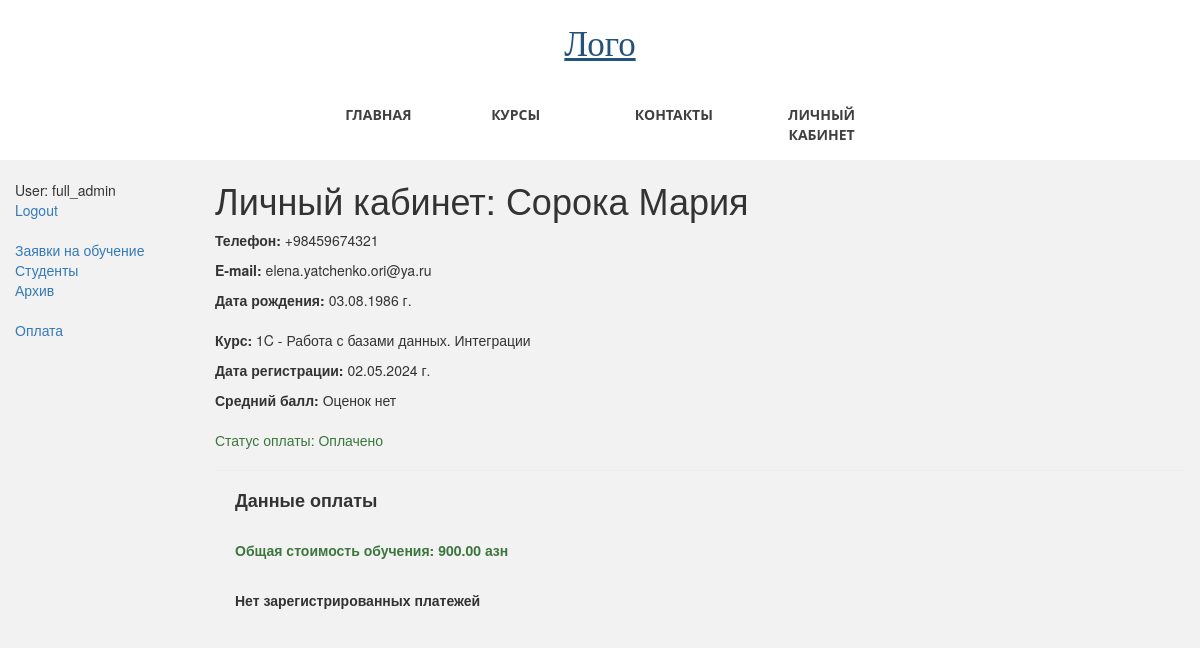
The page /main/profile/ (signed in) on the database as committed earlier.
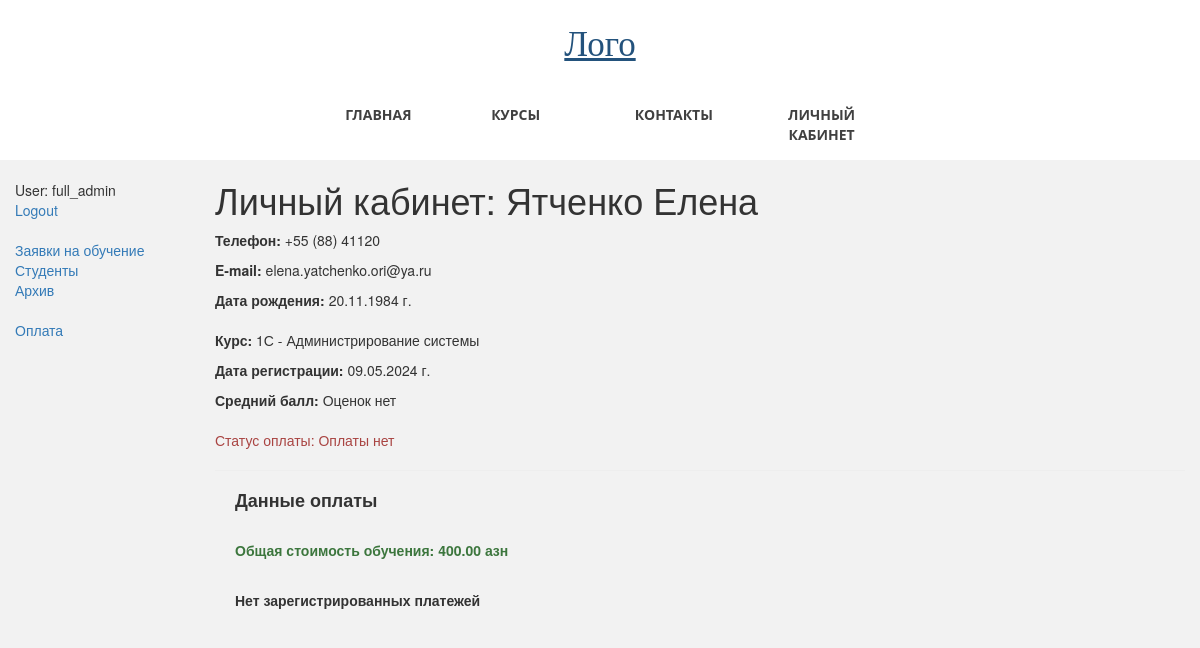
The same page on the database as committed later.
### students_app/models.py (models this page shows, shortened)
class Student(models.Model):
    related_user = models.ForeignKey(User, on_delete=models.CASCADE)
    name = models.CharField(verbose_name="Имя", max_length=50)
    surname = models.CharField(verbose_name="Фамилия", max_length=100)
    phone = models.CharField(verbose_name="Номер телефона", max_length=50)
    date_of_birth = models.DateField()
    course = models.ForeignKey(Course, on_delete=models.PROTECT)
    @property
    def full_name(self):
        return f"{self.surname} {self.name}"
    STUDENT_STATUS = [
        ("r", "requested"),
        ("a", "approved"),
        ("f", "finished"),
    ]
    status = models.CharField(
        max_length=50,
        choices=STUDENT_STATUS,
        default="r",
        help_text="Статус студента",
    )
    request_date = models.DateField(auto_now_add=True)
    reg_date = models.DateField(blank=True, null=True)
    marks = models.ManyToManyField(Mark, blank=True)
    is_paid = models.BooleanField(default=False)
    is_deleted = models.BooleanField(default=False)
    deleted = models.DateField(auto_now=True)
    def average_mark(self):
        mark_list = [int(mark.mark_value) for mark in self.marks.all()]
        if mark_list:
            return sum(mark_list) / len(mark_list)
        else:
            return "Оценок нет"
    class Meta:
        ordering = ["name"]

class Course(models.Model):
    name = models.CharField(max_length=200)
    category = models.ForeignKey(
        Category, on_delete=models.SET_NULL, null=True)
    summary = models.TextField(
        max_length=1000, help_text="Краткое описание курса")
    lasting = models.IntegerField(
        default=1, help_text="Продолжительность курса, в месяцах"
    )
    is_selected = models.BooleanField(default=False)
    cost = models.DecimalField(
        max_digits=8, decimal_places=2, help_text="Стоимость в месяц, азн"
    )
    added = models.DateField(auto_now_add=True)
    rating = models.DecimalField(
        max_digits=3, decimal_places=2, blank=True, null=True)
    is_deleted = models.BooleanField(default=False)
    deleted = models.DateField(auto_now=True)
    views_num = models.IntegerField(default=0)
    def total_cost(self):
        return self.lasting * self.cost
    class Meta:
        ordering = ["-name"]
    def __str__(self):
        return self.name

### students_app/views.py (the view)
# urls.py: path("profile/", views.profile, name="profile"),
@login_required
def profile(request):
    student = Student.objects.filter(related_user=request.user).first()
    return render(
        request,
        "students_app/profile.html",
        context={"student": student},
    )

### students_app/templates/students_app/profile.html
{% extends "base.html" %}
{% block content %}
<h1>Личный кабинет: {{ student.full_name }}</h1>
<p><strong>Телефон:</strong> {{student.phone}}</p>
<p><strong>E-mail:</strong> {{student.related_user.email}}</p>
<p><strong>Дата рождения:</strong> {{student.date_of_birth|date:"d.m.Y"}} г.</p>
{% if student.status == 'r' %}
<br>
<h4><strong>Ваша заявка находится на рассмотрении</strong></h4>
<p><strong>Дата подачи заявки:</strong> {{student.request_date|date:"d.m.Y"}} г.</p>
{% else %}
<div style="margin-top:20px; margin-bottom:20px;">
    <p><strong>Курс:</strong> {{student.course }}</p>
    <p><strong>Дата регистрации:</strong> {{student.reg_date|date:"d.m.Y"}} г.</p>
    <p><strong>Средний балл:</strong> {{student.average_mark}}</p>
</div>
<p class="{% if student.is_paid %}text-success{% elif not payments %}text-danger{% else %}text-warning{% endif %}">
    Статус оплаты: {% if student.is_paid %}Оплачено
    {% elif not payments %}Оплаты нет
    {% else %}Оплачено частично{% endif %}</p>
<hr>
<div style="margin-left:20px;margin-top:20px">
    <h4><strong>Данные оплаты</strong></h4>
    <br>
    <p class="text-success"><strong>Общая стоимость обучения: {{ student.course.total_cost}} азн<strong></strong>
    </p><br>
    {% if payments %}
    {% for payment in payments %}
    <p><strong>Дата оплаты: </strong>{{ payment.paid_date|date:"d.m.Y" }} г.</p>
    <p><strong>Сумма: </strong>{{ payment.amount }} азн</p>
    <br>
    {% endfor %}
    {% else %}<p>Нет зарегистрированных платежей</p>
    {% endif %}
</div>
{% endif %}
{% endblock %}

Rows that differ between the two databases and show on the page:
no longer on this page (row edited): Student: full_name "Сорока Мария", phone "+98459674321", related_user.email "elena.yatchenko.ori@ya.ru", date_of_birth "03.08.1986", course "1C - Работа с базами данных. Интеграции", reg_date "02.05.2024", average_mark "Оценок нет", course.total_cost "900.00"
now on this page (row edited): Student: full_name "Ятченко Елена", phone "+55 (88) 41120", related_user.email "elena.yatchenko.ori@ya.ru", date_of_birth "20.11.1984", course "1С - Администрирование системы", reg_date "09.05.2024", average_mark "Оценок нет", course.total_cost "400.00"
Other text that changed with them:
text no longer shown: "Оплачено"
text now shown: "Оплаты нет"
